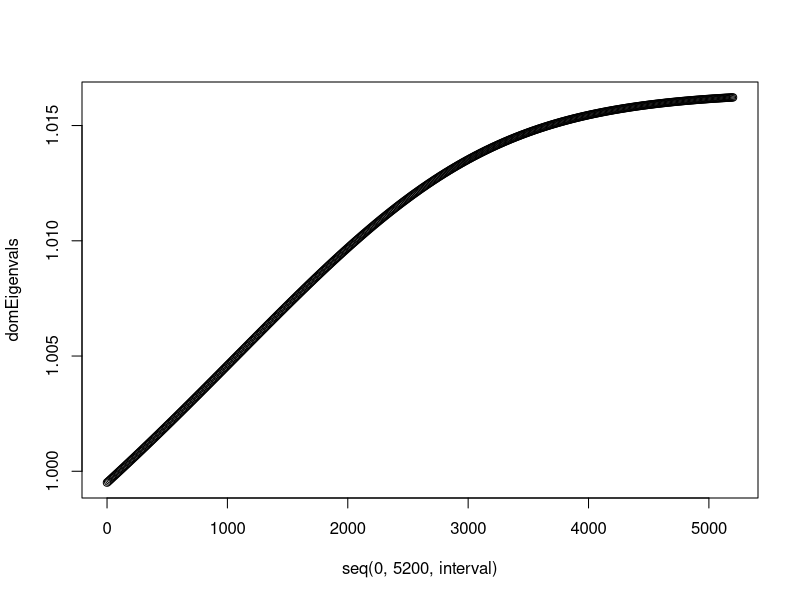
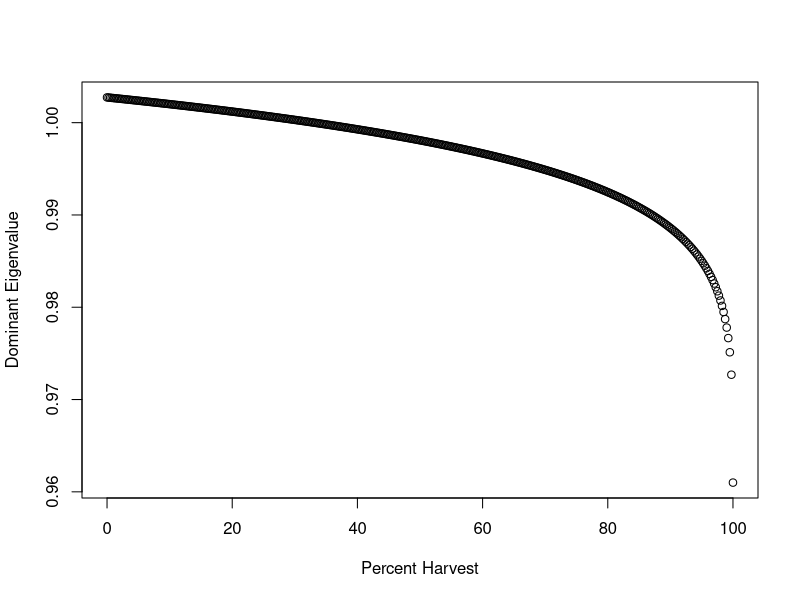

These charts were generated, in order, by the following R code:

###=======================================================================
### Parameters
###=======================================================================
highHarvestFecundity <- 0.85 # Multiplier for fecundity rate for Adult trees under HIGH harvest
highHarvestSurvival <- 0.9 # Multiplier for survival rate of Adult trees under HIGH harvest
agoutiGrowth <- 1.1 # Growth rate of Agoutis in logistic model

lowHunting <- 0.1 # Percentage of agoutis hunted during LOW hunting
highHunting <- 0.25 # Percentage of agoutis hunted during HIGH hunting

seedlingCapacity <- 5000 # Carrying Capacities
saplingCapacity <- 500
adultCapacity <- 100
agoutiCapacity <- 5200

seedlingInit <- 5000 # Initial Populations
saplingInit <- 500
adultInit <- 100
agoutiInit <- 5200

m <- 0.05    # m is the desired proportion at which sigmoid(m) = m . Ideally it is small (~0.01-0.05).
agouti_to_PlantSteepness <- -(log(1-m)-log(m))/((m-0.5)*agoutiCapacity) # Steepness needed for sigmoid(m) = m
plant_to_AgoutiSteepness <- -(log(1-m)-log(m))/((m-0.5)*adultCapacity)  # Steepness needed for sigmoid(m) = m
#This formula above is derived from logistic function with "x = m*CAP" , "x0 = .5*CAP" , "y = m" , and solving for k. (CAP = carrying capacity)

time_end <- 400 # Length of simulation in years

# For linear functional form
m <- 1/agoutiCapacity
b <- 0
#=========================================================================



###========================================================================
### The Original 17-Stage Matrix from Zuidema and high-harvest multiplier
###========================================================================
plant_S_mat <- matrix( 0, nrow = 17, ncol = 17)
diag(plant_S_mat) <- c(0.455, 0.587, 0.78, 0.821, 0.941, 0.938, 0.961, 0.946, 0.94, 0.937, 0.936, 0.966, 0.968, 0.971, 0.965, 0.967, 0.985)
plant_S_mat[cbind(2:17,1:16)] <- matrix(c(0.091, 0.147, 0.134, 0.167, 0.044, 0.047, 0.034, 0.049, 0.055, 0.058, 0.059, 0.029, 0.027, 0.024, 0.020, 0.018))
plant_S_mat[1,12:17] <- matrix( c(12.3, 14.6, 16.9, 19.3, 22.3, 26.6) )

high_harv <- matrix(1, nrow = 17, ncol = 17)
high_harv[1,12:17] <- highHarvestFecundity    # Multiplier for fecundity rate for Adult trees
high_harv[cbind(12:17,12:17)] <- highHarvestSurvival # Multiplier for survival rate of Adult trees
#===========================================================================



###====================================================================
### Plant and animal dynamics under harvest
###====================================================================
# Plant
plant_mat_low <- plant_S_mat
plant_mat_high <- plant_S_mat * high_harv

sigmoid <- function(k, x0, x) 
{
  1/(1+exp(-k*(x-x0))) #k: steepness #x0 = midpoint
} # plant_animal <- matrix(c(1,1,sigmoid(1, K_animal*0.5, N),1,1,1,1,1,1), nrow=3, byrow=T)
# Animal

linear <- function(m, x, b)
{
  y <- m*x + b
  return(y)
}

LogisticGrowthHunt <- function(R, N, K, H, p) 
{ # p is how the plant affects carrying capacity of agoutis (from 0 to 1)
  Nnext <- R*N*(1-N/(K*(p))) - H*N + N
  return(Nnext)
} # some proportion of N_t are harvested
###=====================================================================




###===========================================================================
### Eigenvalues vs. Population of Agoutis
###===========================================================================
domEigenvals = c()
num <- 1
interval <- 10 # 1720 is point at which eig ~= 1
for (i in seq(0,5200,interval))
{
  plant_animal_mat <- matrix(1, nrow = 17, ncol = 17)
  plant_animal_mat[1,12:17] <- sigmoid(agouti_to_PlantSteepness, agoutiCapacity/2, i)
  #  plant_animal_mat[1,12:17] <- linear(m, i, b)
  plant_matrix <- plant_animal_mat * plant_mat_low
  
  eigenvals <- eigen(plant_matrix)$values
  
  dominant <- 0
  for (i in eigenvals)
  {
    dominant <- max(sqrt(Re(i*Conj(i))), dominant)
  }
  domEigenvals[num] <- dominant
  
  num <- num + 1
}

plot(seq(0,5200,interval), domEigenvals)
# 1714 is point at which eig ~= 1, at m = 0.0001
# 0.4265611 times the carrying capacity (p = 0.42806) is where dN/dt ~= 0 when N = 1714. N is pop of agouti
# Since p is bounded between 0.9 and 1, it is impossible for  system to die

# 103 is the point at which eig ~= 1, at m = 0.05
# 0.02563348 times the carrying capacity (of agoutis) is inflection point
# Since p is bounded between 0.9 and 1, it is impossible for system to die

for (i in 1:length(domEigenvals))
{
  if (domEigenvals[i] >= 1 && domEigenvals[i] <= 1.0001)
  {
    print(i)
  }
}
###===========================================================================



###===========================================================================
### Eigenvalues vs. Percent Harvest
###===========================================================================
# This is only for harvest relating to the fecundity of the trees.
domEigenvals = c()
num <- 1
interval <- .25

for (i in seq(0,100,interval))
{
  
  high_harv <- matrix(1, nrow = 17, ncol = 17)
  high_harv[1,12:17] <- 1-i/100    # Multiplier for fecundity rate for Adult trees
  high_harv[cbind(12:17,12:17)] <- highHarvestSurvival # Multiplier for survival rate of Adult trees
  plant_mat_high <- plant_S_mat * high_harv
  
  eigenvals <- eigen(plant_mat_high)$values
  
  dominant <- 0
  for (i in eigenvals)
  {
    dominant <- max(sqrt(Re(i*Conj(i))), dominant)
  }
  domEigenvals[num] <- dominant
  
  num <- num + 1
}

plot(seq(0,100,interval), domEigenvals, xlab ='Percent Harvest', ylab = 'Dominant Eigenvalue')

###===========================================================================


#Perturbation Analysis ideas:
#   plot agouti population sequence on top of each other given different harvest rates
#   plot tree population sequence on top of each other give different harvest rates
#   



